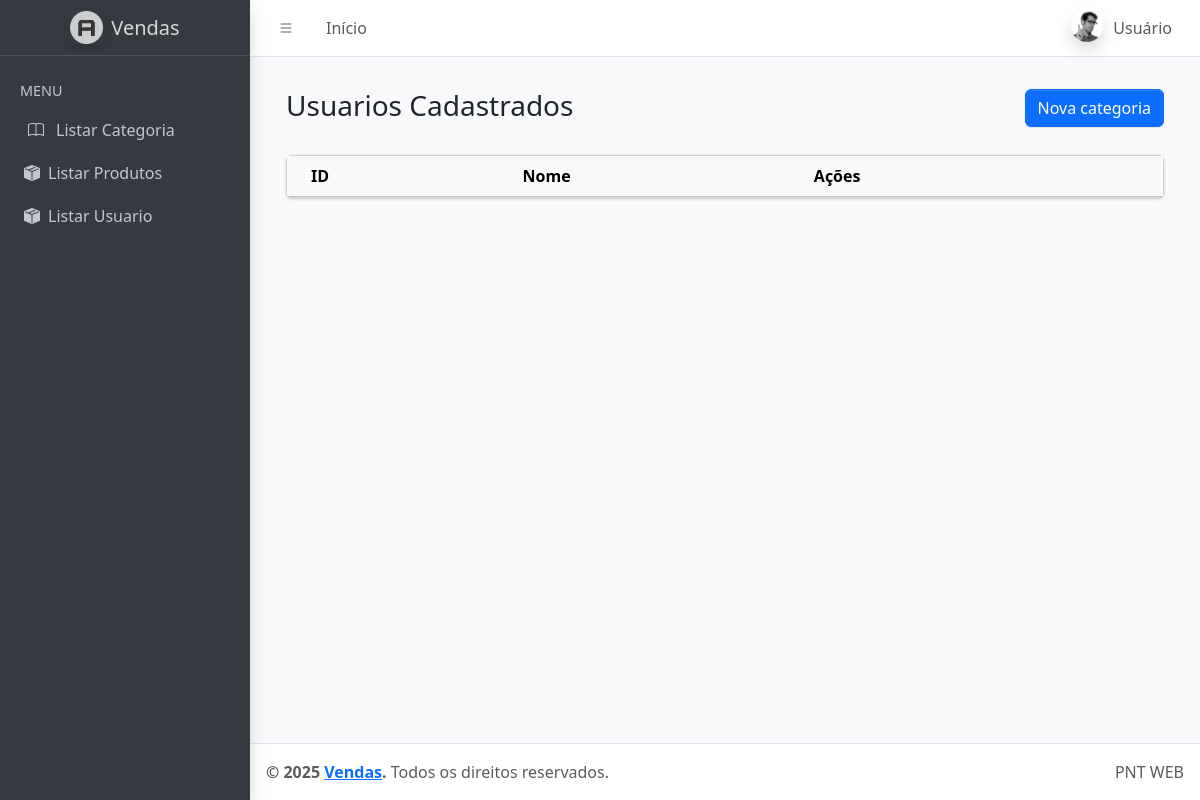
Before: /listarusuario with the older database file.
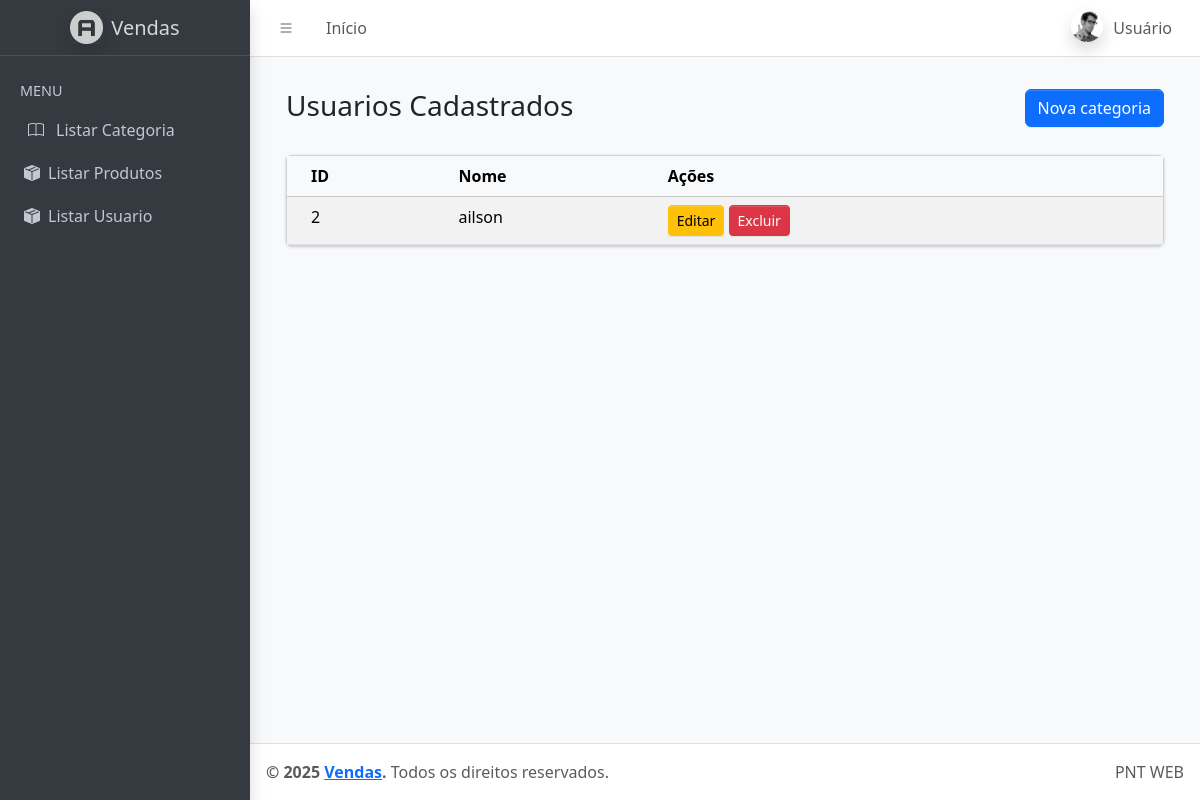
After: the same page with the newer database file.
### tables this page shows
CREATE TABLE usuario (
    id integer primary key AUTOINCREMENT,
    nome varchar(50) not null,
    senha varchar(50) not null,
    ativo boolean

);

### app.py (the view)
@app.route("/listarusuario")
def listarUsuario():
    conn = conexao()
    usuario = conn.execute('select * from usuario')
    return render_template('admin/listar_usuario.html',
                           usuario = usuario )

### app.py (called while the page is built)
def conexao():
    conn = sqlite3.connect("database.db")
    conn.row_factory = sqlite3.Row
    return conn

### templates/admin/listar_usuario.html (shortened to what this page needs)
{% extends 'admin/base_admin.html' %}
{% block content %}
<div class="container-fluid">
    <div class="row mb-4">
        <div class="col">
            <h1 class="h3">Usuarios Cadastrados</h1>
        </div>
        <div class="col text-end">
            <a href="{{url_for('cadastrarUsuario')}}" class="btn btn-primary">
                 Nova categoria
            </a>
        </div>
    </div>
    <div class="card">
        <div class="card-body p-0">
            <table class="table table-striped m-0">
                <thead class="table-light">
                    <tr>
                        <th>ID</th>
                        <th>Nome</th>
                        <th>Ações</th>
                    </tr>
                </thead>
                <tbody>
                    {% for i in usuario %}
                    <tr>
                        <td>{{ i['id'] }}</td>
                        <td>{{ i['nome']}}</td>
                        <td>
                            <a href="{{url_for('editarUsuario',id=i['id'])}}" class="btn btn-sm btn-warning">Editar</a>
                            <form action="{{url_for('excluirUsuario',id=i['id'])}}"" method=" POST"
                                style="display:inline;" onsubmit="return confirm('Deseja excluir o usuario?')">
                                <button type="submit" class="btn btn-sm btn-danger">Excluir</button>
                            </form>
                        </td>
                    </tr>
                    {% endfor %}
                </tbody>
            </table>
        </div>
    </div>
</div>
{% endblock %}

### templates/admin/base_admin.html (shortened to what this page needs)
<!doctype html>
<html lang="pt-br">
<head>
    <link rel="stylesheet" href="https://cdn.jsdelivr.net/npm/@fontsource/source-sans-3@5.0.12/index.css" />
    <link rel="stylesheet" href="https://cdn.jsdelivr.net/npm/bootstrap-icons@1.11.3/font/bootstrap-icons.min.css" />
    <link rel="stylesheet"
        href="https://cdn.jsdelivr.net/npm/overlayscrollbars@2.10.1/styles/overlayscrollbars.min.css" />
    <link rel="stylesheet" href="{{ url_for('static', filename='dist/css/adminlte.css') }}" />
</head>
<body class="layout-fixed sidebar-expand-lg bg-body-tertiary">
    <div class="app-wrapper">
        <nav class="app-header navbar navbar-expand bg-body">
            <div class="container-fluid">
                <ul class="navbar-nav">
                    <li class="nav-item">
                        <a class="nav-link" data-lte-toggle="sidebar" href="#" role="button">
                            <i class="bi bi-list"></i>
                        </a>
                    </li>
                    <li class="nav-item d-none d-md-block">
                        <a href="#" class="nav-link">Início</a>
                    </li>
                </ul>
                <ul class="navbar-nav ms-auto">
                    <li class="nav-item dropdown user-menu">
                        <a href="#" class="nav-link dropdown-toggle" data-bs-toggle="dropdown">
                            <img src="{{ url_for('static', filename='dist/assets/img/user2-160x160.jpg') }}"
                                class="user-image rounded-circle shadow" alt="User Image" />
                            <span class="d-none d-md-inline">Usuário</span>
                        </a>
                    </li>
                </ul>
            </div>
        </nav>
        <aside class="app-sidebar bg-body-secondary shadow" data-bs-theme="dark">
            <div class="sidebar-brand">
                <a href="#" class="brand-link">
                    <img src="{{ url_for('static', filename='dist/assets/img/AdminLTELogo.png') }}" alt="Logo"
                        class="brand-image opacity-75 shadow" />
                    <span class="brand-text fw-light">Vendas</span>
                </a>
            </div>
            <div class="sidebar-wrapper">
                <nav class="mt-2">
                    <ul class="nav sidebar-menu flex-column" data-lte-toggle="treeview" role="menu">
                        <li class="nav-header">MENU</li>
                        <li class="nav-item">
                            <a href="{{url_for('listarCategoria')}}" class="nav-link">
                                <i class="nav-icon bi bi-book"></i>
                                <p>Listar Categoria</p>
                            </a>
                        </li>
                        <li class="nav-item">
                            <a href="#" class="nav-link">
                                <i class="bi bi-box-seam-fill"></i>
                                <p>Listar Produtos</p>
                            </a>
                        </li>
                        <li class="nav-item">
                            <a href="{{url_for('listarUsuario')}}" class="nav-link">
                                <i class="bi bi-box-seam-fill"></i>
                                <p>Listar Usuario</p>
                            </a>
                        </li>
                    </ul>
                </nav>
            </div>
        </aside>
        <main class="app-main">
            <div class="app-content-header px-4 pt-3">
            </div>
            <div class="app-content px-4 pb-4">
                {% block content %}{% endblock %}
            </div>
        </main>
        <footer class="app-footer">
            <div class="float-end d-none d-sm-inline">PNT WEB</div>
            <strong>&copy; 2025 <a href="#">Vendas</a>.</strong> Todos os direitos reservados.
        </footer>
    </div>
</body>
</html>

Changed rows visible on the page:
added usuario: id "2", nome "ailson"
